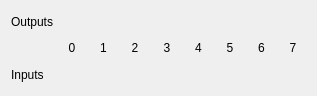
<?xml version="1.0" encoding="UTF-8"?>
<ui version="4.0">
 <class>Piface</class>
 <widget class="QWidget" name="Piface">
  <property name="geometry">
   <rect>
    <x>0</x>
    <y>0</y>
    <width>317</width>
    <height>96</height>
   </rect>
  </property>
  <property name="windowTitle">
   <string>Form</string>
  </property>
  <layout class="QGridLayout" name="gridLayout">
   <item row="3" column="2">
    <widget class="ValueLed" name="valueLed_2">
     <property name="alignment">
      <set>Qt::AlignCenter</set>
     </property>
     <property name="dev" stdset="0">
      <string>in_1</string>
     </property>
     <property name="ledColor" stdset="0">
      <string>orange</string>
     </property>
     <property name="ledStatus" stdset="0">
      <bool>true</bool>
     </property>
    </widget>
   </item>
   <item row="3" column="3">
    <widget class="ValueLed" name="valueLed_3">
     <property name="alignment">
      <set>Qt::AlignCenter</set>
     </property>
     <property name="dev" stdset="0">
      <string>in_2</string>
     </property>
     <property name="ledColor" stdset="0">
      <string>orange</string>
     </property>
     <property name="ledStatus" stdset="0">
      <bool>true</bool>
     </property>
    </widget>
   </item>
   <item row="3" column="4">
    <widget class="ValueLed" name="valueLed_4">
     <property name="alignment">
      <set>Qt::AlignCenter</set>
     </property>
     <property name="dev" stdset="0">
      <string>in_3</string>
     </property>
     <property name="ledColor" stdset="0">
      <string>orange</string>
     </property>
     <property name="ledStatus" stdset="0">
      <bool>true</bool>
     </property>
    </widget>
   </item>
   <item row="3" column="5">
    <widget class="ValueLed" name="valueLed_5">
     <property name="alignment">
      <set>Qt::AlignCenter</set>
     </property>
     <property name="dev" stdset="0">
      <string>in_4</string>
     </property>
     <property name="ledColor" stdset="0">
      <string>orange</string>
     </property>
     <property name="ledStatus" stdset="0">
      <bool>true</bool>
     </property>
    </widget>
   </item>
   <item row="3" column="6">
    <widget class="ValueLed" name="valueLed_8">
     <property name="alignment">
      <set>Qt::AlignCenter</set>
     </property>
     <property name="dev" stdset="0">
      <string>in_5</string>
     </property>
     <property name="key" stdset="0">
      <string>in_5.value</string>
     </property>
     <property name="ledColor" stdset="0">
      <string>orange</string>
     </property>
     <property name="ledStatus" stdset="0">
      <bool>true</bool>
     </property>
    </widget>
   </item>
   <item row="3" column="7">
    <widget class="ValueLed" name="valueLed_6">
     <property name="alignment">
      <set>Qt::AlignCenter</set>
     </property>
     <property name="dev" stdset="0">
      <string>in_6</string>
     </property>
     <property name="ledColor" stdset="0">
      <string>orange</string>
     </property>
     <property name="ledStatus" stdset="0">
      <bool>true</bool>
     </property>
    </widget>
   </item>
   <item row="3" column="8">
    <widget class="ValueLed" name="valueLed_7">
     <property name="alignment">
      <set>Qt::AlignCenter</set>
     </property>
     <property name="dev" stdset="0">
      <string>in_7</string>
     </property>
     <property name="ledColor" stdset="0">
      <string>orange</string>
     </property>
     <property name="ledStatus" stdset="0">
      <bool>true</bool>
     </property>
    </widget>
   </item>
   <item row="2" column="6">
    <widget class="QLabel" name="label_8">
     <property name="text">
      <string>5</string>
     </property>
     <property name="alignment">
      <set>Qt::AlignCenter</set>
     </property>
    </widget>
   </item>
   <item row="2" column="8">
    <widget class="QLabel" name="label_10">
     <property name="text">
      <string>7</string>
     </property>
     <property name="alignment">
      <set>Qt::AlignCenter</set>
     </property>
    </widget>
   </item>
   <item row="2" column="7">
    <widget class="QLabel" name="label_9">
     <property name="text">
      <string>6</string>
     </property>
     <property name="alignment">
      <set>Qt::AlignCenter</set>
     </property>
    </widget>
   </item>
   <item row="2" column="3">
    <widget class="QLabel" name="label_5">
     <property name="text">
      <string>2</string>
     </property>
     <property name="alignment">
      <set>Qt::AlignCenter</set>
     </property>
    </widget>
   </item>
   <item row="2" column="5">
    <widget class="QLabel" name="label_7">
     <property name="text">
      <string>4</string>
     </property>
     <property name="alignment">
      <set>Qt::AlignCenter</set>
     </property>
    </widget>
   </item>
   <item row="2" column="4">
    <widget class="QLabel" name="label_6">
     <property name="text">
      <string>3</string>
     </property>
     <property name="alignment">
      <set>Qt::AlignCenter</set>
     </property>
    </widget>
   </item>
   <item row="2" column="2">
    <widget class="QLabel" name="label_4">
     <property name="text">
      <string>1</string>
     </property>
     <property name="alignment">
      <set>Qt::AlignCenter</set>
     </property>
    </widget>
   </item>
   <item row="2" column="1">
    <widget class="QLabel" name="label_3">
     <property name="text">
      <string>0</string>
     </property>
     <property name="alignment">
      <set>Qt::AlignCenter</set>
     </property>
    </widget>
   </item>
   <item row="1" column="0">
    <widget class="QLabel" name="label_2">
     <property name="text">
      <string>Outputs</string>
     </property>
    </widget>
   </item>
   <item row="1" column="1">
    <widget class="ClickableOutputLed" name="clickableOutputLed">
     <property name="alignment">
      <set>Qt::AlignCenter</set>
     </property>
     <property name="dev" stdset="0">
      <string>out_0</string>
     </property>
     <property name="ledColor" stdset="0">
      <string>orange</string>
     </property>
     <property name="ledStatus" stdset="0">
      <bool>true</bool>
     </property>
    </widget>
   </item>
   <item row="1" column="2">
    <widget class="ClickableOutputLed" name="clickableOutputLed_2">
     <property name="alignment">
      <set>Qt::AlignCenter</set>
     </property>
     <property name="dev" stdset="0">
      <string>out_1</string>
     </property>
     <property name="ledColor" stdset="0">
      <string>orange</string>
     </property>
     <property name="ledStatus" stdset="0">
      <bool>true</bool>
     </property>
    </widget>
   </item>
   <item row="1" column="3">
    <widget class="ClickableOutputLed" name="clickableOutputLed_3">
     <property name="alignment">
      <set>Qt::AlignCenter</set>
     </property>
     <property name="dev" stdset="0">
      <string>out_2</string>
     </property>
     <property name="ledColor" stdset="0">
      <string>orange</string>
     </property>
     <property name="ledStatus" stdset="0">
      <bool>true</bool>
     </property>
    </widget>
   </item>
   <item row="1" column="4">
    <widget class="ClickableOutputLed" name="clickableOutputLed_4">
     <property name="alignment">
      <set>Qt::AlignCenter</set>
     </property>
     <property name="dev" stdset="0">
      <string>out_3</string>
     </property>
     <property name="ledColor" stdset="0">
      <string>orange</string>
     </property>
     <property name="ledStatus" stdset="0">
      <bool>true</bool>
     </property>
    </widget>
   </item>
   <item row="1" column="5">
    <widget class="ClickableOutputLed" name="clickableOutputLed_5">
     <property name="alignment">
      <set>Qt::AlignCenter</set>
     </property>
     <property name="dev" stdset="0">
      <string>out_4</string>
     </property>
     <property name="ledColor" stdset="0">
      <string>orange</string>
     </property>
     <property name="ledStatus" stdset="0">
      <bool>true</bool>
     </property>
    </widget>
   </item>
   <item row="1" column="6">
    <widget class="ClickableOutputLed" name="clickableOutputLed_7">
     <property name="alignment">
      <set>Qt::AlignCenter</set>
     </property>
     <property name="dev" stdset="0">
      <string>out_5</string>
     </property>
     <property name="ledColor" stdset="0">
      <string>orange</string>
     </property>
     <property name="ledStatus" stdset="0">
      <bool>true</bool>
     </property>
    </widget>
   </item>
   <item row="1" column="7">
    <widget class="ClickableOutputLed" name="clickableOutputLed_6">
     <property name="alignment">
      <set>Qt::AlignCenter</set>
     </property>
     <property name="dev" stdset="0">
      <string>out_6</string>
     </property>
     <property name="ledColor" stdset="0">
      <string>orange</string>
     </property>
     <property name="ledStatus" stdset="0">
      <bool>true</bool>
     </property>
    </widget>
   </item>
   <item row="1" column="8">
    <widget class="ClickableOutputLed" name="clickableOutputLed_8">
     <property name="alignment">
      <set>Qt::AlignCenter</set>
     </property>
     <property name="dev" stdset="0">
      <string>out_7</string>
     </property>
     <property name="ledColor" stdset="0">
      <string>orange</string>
     </property>
     <property name="ledStatus" stdset="0">
      <bool>true</bool>
     </property>
    </widget>
   </item>
   <item row="3" column="0">
    <widget class="QLabel" name="label">
     <property name="text">
      <string>Inputs</string>
     </property>
    </widget>
   </item>
   <item row="3" column="1">
    <widget class="ValueLed" name="valueLed">
     <property name="alignment">
      <set>Qt::AlignCenter</set>
     </property>
     <property name="dev" stdset="0">
      <string>in_0</string>
     </property>
     <property name="ledColor" stdset="0">
      <string>orange</string>
     </property>
     <property name="ledStatus" stdset="0">
      <bool>true</bool>
     </property>
    </widget>
   </item>
  </layout>
 </widget>
 <customwidgets>
  <customwidget>
   <class>ValueLed</class>
   <extends>QLabel</extends>
   <header>nicos.guisupport.led</header>
  </customwidget>
  <customwidget>
   <class>ClickableOutputLed</class>
   <extends>ValueLed</extends>
   <header>nicos.guisupport.led</header>
  </customwidget>
 </customwidgets>
 <resources/>
 <connections/>
</ui>
